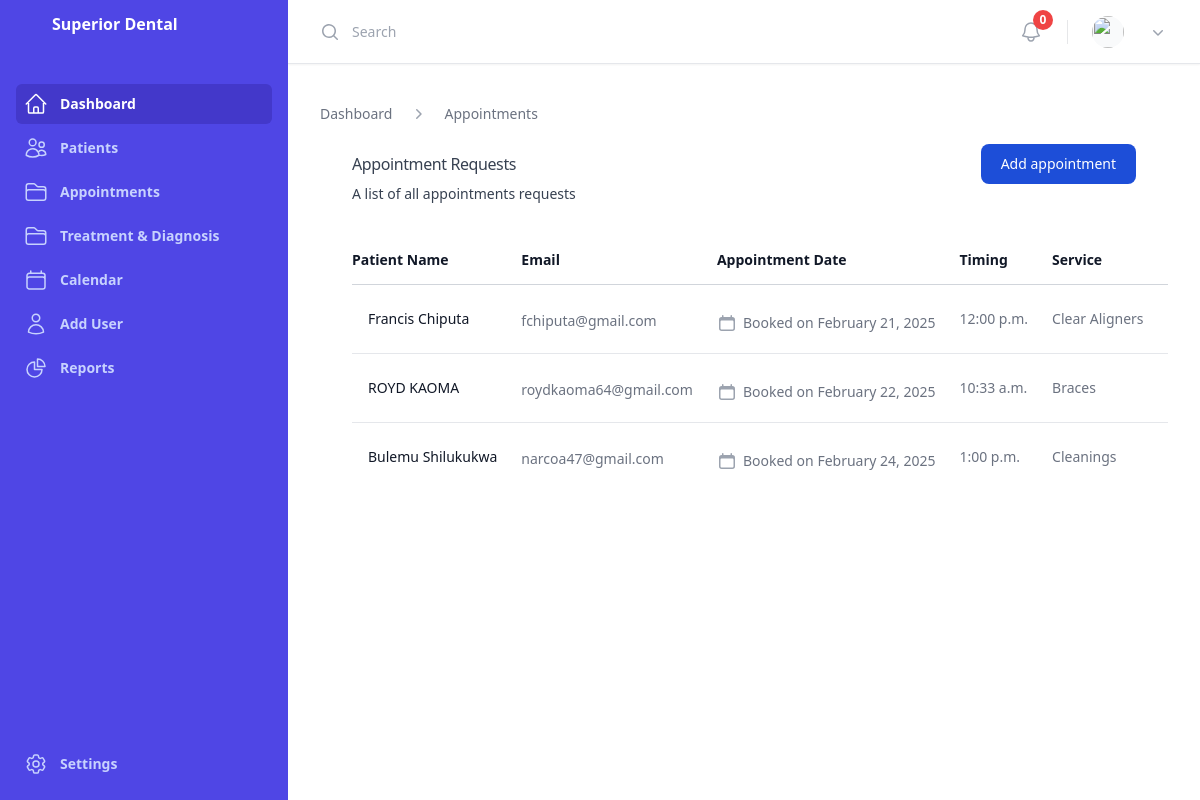
The app's page /appointments with its own data.
### appointment/models.py (models this page shows, shortened)
class Appointment(models.Model):
    patient = models.ForeignKey(Patient, on_delete=models.CASCADE)
    dentist = models.ForeignKey(Dentist, on_delete=models.CASCADE, blank=True, null=True)  # Correctly reference the Dentist model
    date_time = models.DateTimeField()
    status_choices = [('Pending', 'Pending'), ('Scheduled', 'Scheduled'), ('Completed', 'Completed'), ('Cancelled', 'Cancelled')]
    status = models.CharField(max_length=20, choices=status_choices, default='Pending')
    notes = models.TextField(blank=True, null=True)
    service = models.ForeignKey('Service', on_delete=models.CASCADE)
    phone = models.CharField(max_length=15, blank=True, null=True)
    is_patient_new = models.BooleanField(default=False)

class Service(models.Model):
    name = models.CharField(max_length=100)  # Required field
    description = models.TextField(blank=True, null=True)
    price = models.DecimalField(max_digits=10, decimal_places=2, null=True)  # Required field
    duration = models.DurationField(blank=True, null=True)
    def __str__(self):
        return self.name

### patient/models.py (models this page shows)
class Patient(models.Model):
    first_name = models.CharField(max_length=50)
    last_name = models.CharField(max_length=50)
    date_of_birth = models.DateField(blank=True, null=True)
    gender_choices = [('M', 'Male'), ('F', 'Female')]
    gender = models.CharField(max_length=1, choices=gender_choices, blank=True, null=True)
    nrc = models.CharField(max_length=55,blank=True, null=True)
    phone = models.CharField(max_length=15)
    email = models.EmailField(unique=True)
    address = models.TextField(blank=True, null=True)
    medical_history = models.TextField(blank=True, null=True)
    is_patient = models.BooleanField(default=False)
    def __str__(self):
        return f"{self.first_name} {self.last_name}"

### templates/views.py (the view)
# urls.py: path('appointments', views.AppointmentsPage, name='appointments'),
def AppointmentsPage(request):
    appointments = Appointment.objects.filter(status='Pending')
    dentists = Dentist.objects.filter(user__user_type=3)
    services = Service.objects.filter(name__isnull=False, price__isnull=False)
    return render(
        request,
        'appointments.html',
        {
            'appointments': appointments,  # Pending appointments
            'dentists': dentists,         # List of dentists
            'services': services          # Services with valid name and price
        }
    )

### templates/appointments.html (shortened to what this page needs)
{% extends 'base.html'%}
{% block content %}
<div class="lg:flex lg:items-center lg:justify-between">
    <div class="min-w-0 flex-1">
      <nav class="flex" aria-label="Breadcrumb">
        <ol role="list" class="flex items-center space-x-4">
          <li>
            <div class="flex">
              <a href="#" class="text-sm font-medium text-gray-500 hover:text-gray-700">Dashboard</a>
            </div>
          </li>
          <li>
            <div class="flex items-center">
              <svg class="size-5 shrink-0 text-gray-400" viewBox="0 0 20 20" fill="currentColor" aria-hidden="true" data-slot="icon">
                <path fill-rule="evenodd" d="M8.22 5.22a.75.75 0 0 1 1.06 0l4.25 4.25a.75.75 0 0 1 0 1.06l-4.25 4.25a.75.75 0 0 1-1.06-1.06L11.94 10 8.22 6.28a.75.75 0 0 1 0-1.06Z" clip-rule="evenodd" />
              </svg>
              <a href="#" class="ml-4 text-sm font-medium text-gray-500 hover:text-gray-700">Appointments</a>
            </div>
          </li>
        </ol>
      </nav>
    </div>
  </div>
  <div class="px-4 sm:px-6 lg:px-8">
    <div class="sm:flex sm:items-center">
      <div class="sm:flex-auto">
        <h3 class="pt-5 mt-2 text-gray-700 sm:truncate  sm:tracking-tight">Appointment Requests</h3>
        <p class="mt-2 text-sm text-gray-700">A list of all appointments requests</p>
      </div>
      <div class="mt-4 sm:ml-16 sm:mt-0 sm:flex-none">
        <button data-open-modal class="block text-white bg-blue-700 hover:bg-blue-800 focus:ring-4 focus:outline-none focus:ring-blue-300 font-medium rounded-lg text-sm px-5 py-2.5 text-center dark:bg-blue-600 dark:hover:bg-blue-700 dark:focus:ring-blue-800" type="button">
          Add appointment
        </button>
      </div>
    </div>
    <div class="mt-8 flow-root">
      <div class="-mx-4 -my-2 overflow-x-auto sm:-mx-6 lg:-mx-8">
        <div class="inline-block min-w-full py-2 align-middle sm:px-6 lg:px-8">
          <table class="min-w-full divide-y divide-gray-300">
            <thead>
              <tr>
                <th scope="col" class="py-3.5 pl-4 pr-3 text-left text-sm font-semibold text-gray-900 sm:pl-0">Patient Name</th>
                <th scope="col" class="px-3 py-3.5 text-left text-sm font-semibold text-gray-900">Email</th>
                <th scope="col" class="px-3 py-3.5 text-left text-sm font-semibold text-gray-900">Appointment Date</th>
                <th scope="col" class="px-3 py-3.5 text-left text-sm font-semibold text-gray-900">Timing</th>
                <th scope="col" class="px-3 py-3.5 text-left text-sm font-semibold text-gray-900">Service</th>
                <th scope="col" class="px-3 py-3.5 text-left text-sm font-semibold text-gray-900">Phone</th>
              </tr>
            </thead>
            <tbody class="divide-y divide-gray-200 bg-white">
              {% for appointment in appointments %}
              <tr>
                <td class="whitespace-nowrap py-5 pl-4 pr-3 text-sm sm:pl-0">
                  <div class="flex items-center">
                    <div class="ml-4">
                      <div class="font-medium text-gray-900">{{appointment.patient}}</div>
                    </div>
                  </div>
                </td>
                <td class="whitespace-nowrap px-3 py-5 text-sm text-gray-500">
                    <div class="mt-1 text-gray-500"> {{ appointment.patient.email }} </div>
                </td>
                <td class="whitespace-nowrap px-3 py-5 text-sm text-gray-500">
                    <div class="mt-2 flex items-center text-sm text-gray-500">
                        Booked on {{ appointment.date_time|date:"F j, Y"}}
                      </div>
                      <td class="whitespace-nowrap px-3 py-5 text-sm text-gray-500">
                          <p class="text-sm text-gray-500">
                              <a href="#" class="hover:underline"> {{ appointment.date_time|date:"g:i a" }}</a>
                            </p>
                      </td>
                      <td class="whitespace-nowrap px-3 py-5 text-sm text-gray-500">
                        <p class="text-sm text-gray-500">
                           {{ appointment.service }}
                          </p>
                    </td>
                    <td class="whitespace-nowrap px-3 py-5 text-sm text-gray-500">
                    </td>
                </td>
              </tr>
              {% endfor %}
            </tbody>
          </table>
        </div>
      </div>
    </div>
  </div>
{% endblock %}

### templates/base.html (shortened to what this page needs)
{% load static %}
<!DOCTYPE html>
<html lang="en">
<head>
    <script src="https://cdn.tailwindcss.com"></script>
</head>
<body>
<div>
  <div class="hidden lg:fixed lg:inset-y-0 lg:z-50 lg:flex lg:w-72 lg:flex-col">
    <div class="flex grow flex-col gap-y-5 overflow-y-auto bg-indigo-600 px-6 pb-4">
      <div class="flex h-16 shrink-0 items-start justify-start">
        <h1 class=" p-3 mx-4 text-white font-bold"> Superior Dental </h1>
      </div>
      <nav class="flex flex-1 flex-col">
        <ul role="list" class="flex flex-1 flex-col gap-y-7">
          <li>
            <ul role="list" class="-mx-2 space-y-1">
              <li>
                <a href="{%  url 'dashboard' %}" class="group flex gap-x-3 rounded-md bg-indigo-700 p-2 text-sm/6 font-semibold text-white">
                  Dashboard
                </a>
              </li>
              <li>
                <a href="{%  url 'patients' %}" class="group flex gap-x-3 rounded-md p-2 text-sm/6 font-semibold text-indigo-200 hover:bg-indigo-700 hover:text-white">
                  Patients
                </a>
              </li>
              <li>
                <a href="{% url 'appointments' %}" class="group flex gap-x-3 rounded-md p-2 text-sm/6 font-semibold text-indigo-200 hover:bg-indigo-700 hover:text-white">
                  Appointments
                </a>
              </li>
              <li>
                <a href="{% url 'scheduled_appointment' %}" class="group flex gap-x-3 rounded-md p-2 text-sm/6 font-semibold text-indigo-200 hover:bg-indigo-700 hover:text-white">
                  Treatment & Diagnosis
                </a>
              </li>
              <li>
                <a href="#" class="group flex gap-x-3 rounded-md p-2 text-sm/6 font-semibold text-indigo-200 hover:bg-indigo-700 hover:text-white">
                  Calendar
                </a>
              </li>
              <li>
                <a href="{% url 'create_user' %}" class="group flex gap-x-3 rounded-md p-2 text-sm/6 font-semibold text-indigo-200 hover:bg-indigo-700 hover:text-white">
                  Add User
                </a>
              </li>
              <li>
                <a href="#" class="group flex gap-x-3 rounded-md p-2 text-sm/6 font-semibold text-indigo-200 hover:bg-indigo-700 hover:text-white">
                  Reports
                </a>
              </li>
            </ul>
          </li>
          <li>
          <li class="mt-auto">
            <a href="#" class="group -mx-2 flex gap-x-3 rounded-md p-2 text-sm/6 font-semibold text-indigo-200 hover:bg-indigo-700 hover:text-white">
              Settings
            </a>
          </li>
        </ul>
      </nav>
    </div>
  </div>
  <div class="lg:pl-72">
    <div class="sticky top-0 z-40 flex h-16 shrink-0 items-center gap-x-4 border-b border-gray-200 bg-white px-4 shadow-sm sm:gap-x-6 sm:px-6 lg:px-8">
      <div class="flex flex-1 gap-x-4 self-stretch lg:gap-x-6">
        <form class="grid flex-1 grid-cols-1" action="#" method="GET">
          <input type="search" name="search" aria-label="Search" class="col-start-1 row-start-1 block size-full bg-white pl-8 text-base text-gray-900 outline-none placeholder:text-gray-400 sm:text-sm/6" placeholder="Search">
        </form>
        <div class="flex items-center gap-x-4 lg:gap-x-6">
<button
id="notificationButton"
type="button"
class="-m-2.5 p-2.5 text-gray-400 hover:text-gray-500 relative"
>
    <span
        id="notificationCount"
        class="absolute top-0 right-0 bg-red-500 text-white text-xs font-bold rounded-full w-5 h-5 flex items-center justify-center"
    >0</span>
    </button>
          <div class="relative">
            <button type="button" class="-m-1.5 flex items-center p-1.5" id="user-menu-button" aria-expanded="false" aria-haspopup="true" onclick="toggleDropdown(event)">
              <img class="size-8 rounded-full bg-gray-50" src="https://images.unsplash.com/photo-1472099645785-5658abf4ff4e?ixlib=rb-1.2.1&ixid=eyJhcHBfaWQiOjEyMDd9&auto=format&fit=facearea&facepad=2&w=256&h=256&q=80" alt="">
              <span class="hidden lg:flex lg:items-center">
                <svg class="ml-2 size-5 text-gray-400" viewBox="0 0 20 20" fill="currentColor" aria-hidden="true" data-slot="icon">
                  <path fill-rule="evenodd" d="M5.22 8.22a.75.75 0 0 1 1.06 0L10 11.94l3.72-3.72a.75.75 0 1 1 1.06 1.06l-4.25 4.25a.75.75 0 0 1-1.06 0L5.22 9.28a.75.75 0 0 1 0-1.06Z" clip-rule="evenodd" />
                </svg>
              </span>
            </button>
          </div>
        </div>
      </div>
    </div>
    <main class="py-10">
      <div class="px-4 sm:px-6 lg:px-8">
         {% block content %}
         {% endblock %}
      </div>
    </main>
  </div>
</div>
</body>
</html>

### records on screen
Appointment: patient "Francis Chiputa", patient.email "fchiputa@gmail.com", date_time "February 21, 2025", date_time "12:00 p.m.", service "Clear Aligners"
Appointment: patient "ROYD KAOMA", patient.email "roydkaoma64@gmail.com", date_time "February 22, 2025", date_time "10:33 a.m.", service "Braces"
Appointment: patient "Bulemu Shilukukwa", patient.email "narcoa47@gmail.com", date_time "February 24, 2025", date_time "1:00 p.m.", service "Cleanings"
